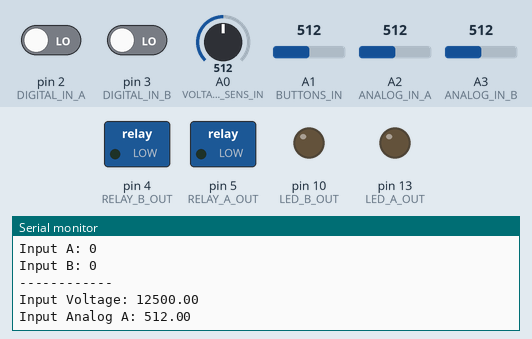
The sketch below on a simulated Arduino Uno, built with avr-gcc and run on an emulated ATmega328P. On the bench: switched loads named in the sketch (green lamp = pin HIGH), output pins drawn as LEDs (lit = HIGH), the last lines printed to the serial monitor. The inputs (shaded band) are chosen by the test bench; at power-on: A1 (BUTTONS_IN) = 512, pin 2 (DIGITAL_IN_A) LOW, pin 3 (DIGITAL_IN_B) LOW, A0 (VOLTAGE_SENS_IN) = 512, A2 (ANALOG_IN_A) = 512, A3 (ANALOG_IN_B) = 512.

Above: at 1.2 s.
1.3 s: A1 (BUTTONS_IN) set to 481
At 2.2 s:
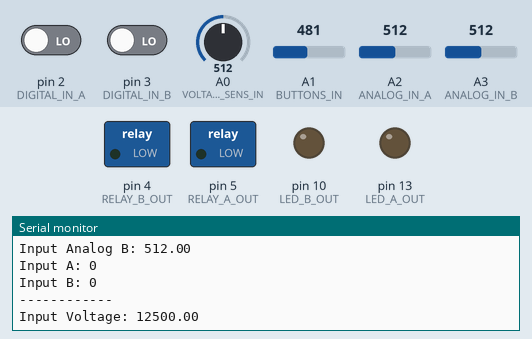
4.3 s: A1 (BUTTONS_IN) set to 458
At 4.9 s:
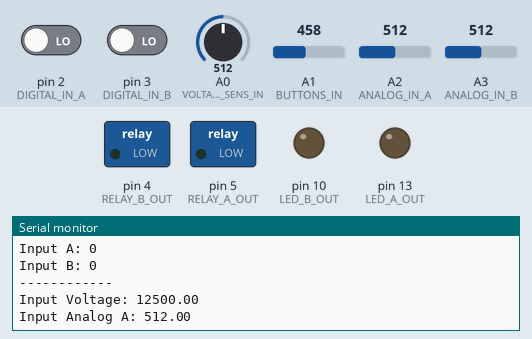

Measured:
- the behaviour switches between 470 and 469 on A1 (BUTTONS_IN) (found by bisection; images 1 and 2)
- after the input at 4.3 s, the serial monitor: prints a new line after 0.09 s (image 2)

The sketch:

input_example.ino
```cpp
// pin connections and base setup for fastLOGIC! controller v0.01

// pin definitions
#define DIGITAL_IN_A 2
#define DIGITAL_IN_B 3
#define RELAY_A_OUT 5
#define RELAY_B_OUT 4
#define TM1637_SCK 6
#define TM1637_DIO 7

#define DS18B20_DATA 9
#define LED_B_OUT 10
#define LED_A_OUT 13

#define VOLTAGE_SENS_IN A0
#define BUTTONS_IN A1
#define ANALOG_IN_A A2  //shared with XGZP6847A pressure sensor
#define ANALOG_IN_B A3

#define BUTTON_NONE 0
#define BUTTON_MINUS 1
#define BUTTON_PLUS 2
#define BUTTON_SET 3


float inputVoltage;
float analogIntputA;
float analogIntputB;
float inputButton;

boolean digitalInputA = 0;
boolean digitalInputB = 0;

int lastButtonState = 0;

void setup(void)
{
  Serial.begin(9600);

  pinMode(RELAY_A_OUT, OUTPUT);
  pinMode(RELAY_B_OUT, OUTPUT);
  pinMode(LED_A_OUT, OUTPUT);
  pinMode(LED_B_OUT, OUTPUT);

  pinMode(DIGITAL_IN_A, INPUT);
  pinMode(DIGITAL_IN_B, INPUT);

}

int translateButtonInput(int analogValue) {
  if (analogValue < 45 && analogValue > 25) {
    return BUTTON_MINUS;
  }
  else if (analogValue < 470 && analogValue > 320) {
    return BUTTON_PLUS;
  }
  else if (analogValue < 20) {
    return BUTTON_SET;
  }
  else {
    return BUTTON_NONE;
  }
}

void refreshInputData() {
  inputVoltage = (analogRead(VOLTAGE_SENS_IN) * 5.0) / 1024.0 / (2.0 / 10.0) * 1000;
  analogIntputA = analogRead(ANALOG_IN_A);
  analogIntputB = analogRead(ANALOG_IN_B);
  inputButton = translateButtonInput(analogRead(BUTTONS_IN));

  digitalInputA = digitalRead(DIGITAL_IN_A);
  digitalInputB = digitalRead(DIGITAL_IN_B);
}


void loop(void)
{
  refreshInputData();
  if ( lastButtonState != inputButton) {
    if (inputButton == BUTTON_MINUS) Serial.println("MINUS");
    if (inputButton == BUTTON_PLUS) Serial.println("PLUS");
    if (inputButton == BUTTON_SET) Serial.println("SET");
    lastButtonState = inputButton;
  }
  Serial.print("Input Voltage: ");
  Serial.println(inputVoltage);

  Serial.print("Input Analog A: ");
  Serial.println(analogIntputA);

  Serial.print("Input Analog B: ");
  Serial.println(analogIntputB);

  Serial.print("Input A: ");
  Serial.println(digitalInputA);
  Serial.print("Input B: ");
  Serial.println(digitalInputB);


  Serial.println("------------");
  delay(10);
}
```
